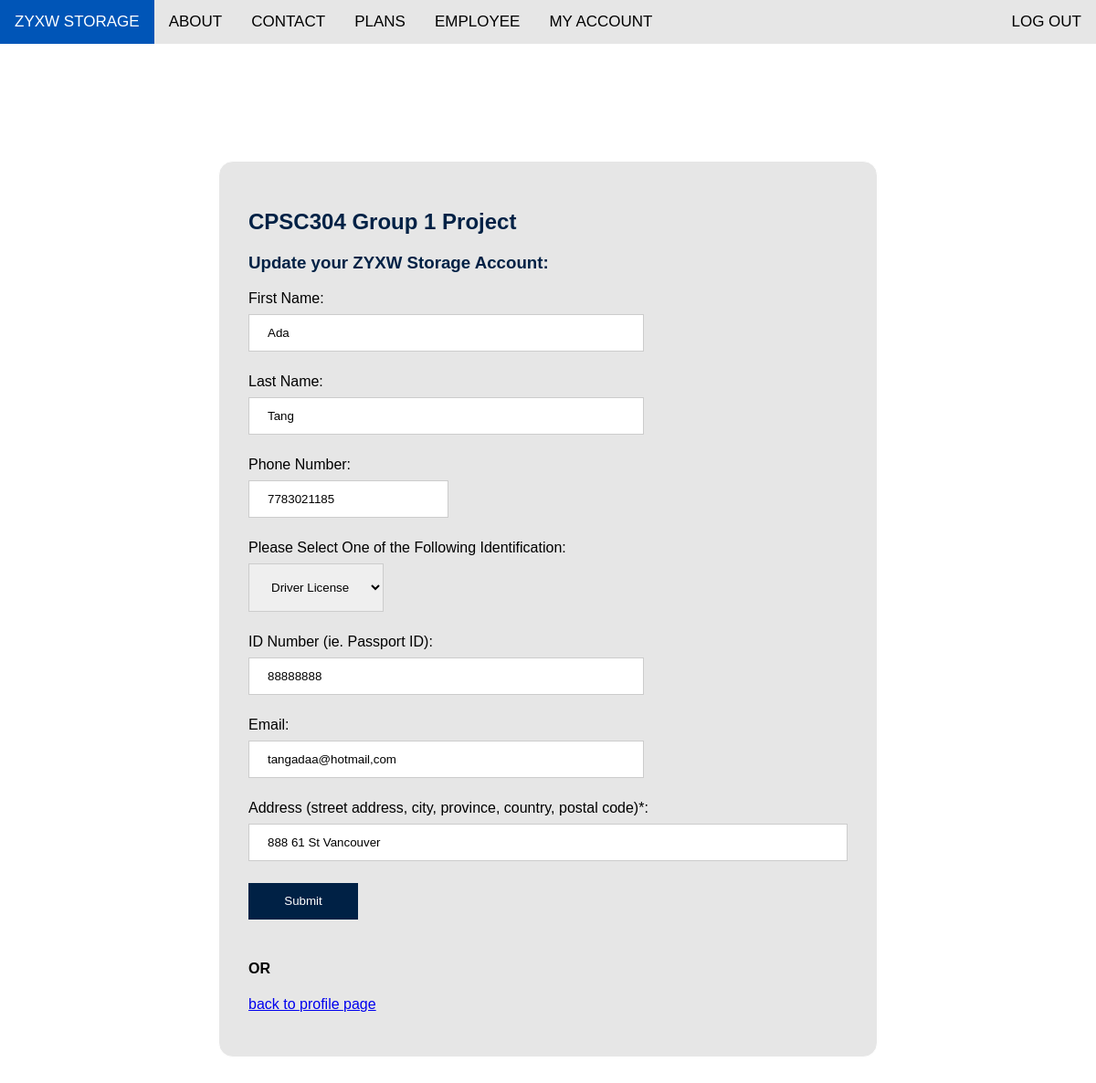
The app's page /cupdate.php (signed in) with its own data.
### tables this page shows
CREATE TABLE Customer( 

username VARCHAR(12) PRIMARY KEY, 

password VARCHAR(16) NOT NULL, 

IDNum VARCHAR(32) UNIQUE NOT NULL, 

lName VARCHAR(32), 

fName VARCHAR(32) NOT NULL, 

phoneNum CHAR(10) UNIQUE NOT NULL, 

address VARCHAR(128) NOT NULL, 

email VARCHAR(64) UNIQUE 

);

### cupdate.php (the view, shortened to what this page needs)
<?php
    require_once "pdo_constructor.php";
    $username = $_COOKIE['zyxwuser'];
    $sql = "SELECT * FROM Customer WHERE username = '$username'";
    $stmt = $pdo->prepare($sql);
    $stmt->execute();
    $user = $stmt->fetch(PDO::FETCH_ASSOC);
    $userOrigIDType = "";
  ?>
<!DOCTYPE html>
<html lang="en" dir="ltr">
<head>
    <link rel="stylesheet" href="./css/form.css">
    <link rel="stylesheet" href="./css/navbar.css">
    <link rel="stylesheet" type="text/css" href="./css/logout.css">
    <link rel="stylesheet" href="https://cdnjs.cloudflare.com/ajax/libs/font-awesome/4.7.0/css/font-awesome.min.css">
</head>
<body>
    <div class="navbar">
    <div class="items" id="thebar">
      <a href="./index.php#home" id="brandlabel">ZYXW STORAGE</a>
        <a href="./index.php#about">ABOUT</a>
        <a href="./index.php#contact">CONTACT</a>
        <a href="./plans.php">PLANS</a>
        <a  href="./elogin.php">EMPLOYEE</a>
        <a  href="./clogin.php">MY ACCOUNT</a>
		<a href="./logout.php" id="logout">LOG OUT</a>
    </div>
    </div>
    <div class="form-container">
    <form method="post">
        <div class="form-content">
        <h2 style="color: #002145;">CPSC304 Group 1 Project</h2>
        <h3 style="color: #002145;">Update your ZYXW Storage Account:</h3>
        <p>First Name:<br>
            <input class="medium" type="text" name="fName" value = <?php echo $user['fName']; ?>>
        </p>
        <p>Last Name:<br>
            <input class="medium" type="text" name="lName" value = <?php echo $user['lName']; ?>>
        </p>
        <p>Phone Number:<br>
            <input class="short" type="text" name="phoneNumber" value = <?php echo $user['phoneNum']; ?>>
        </p>
        <p>Please Select One of the Following Identification: <br>
            <select class="short" style="height:4em" name="IDType">
                <option value="Dlicence" selected = <?php if($userOrigIDType == 'Dlicence') echo "selected" ?>>Driver License</option>
            </select>
        </p>
        <p>ID Number (ie. Passport ID):<br>
            <input class="medium" type="text" name="IDNumber" value = <?php echo substr($user['IDNum'],4) ?>>
        </p>
        <p>Email:<br>
            <input class="medium" type="email" name="emailaddress" value = <?php echo $user['email']; ?>>
        </p>
        <p>Address (street address, city, province, country, postal code)*:<br>
            <input class="long" type="text" name="address"
                    value = "<?php echo $user['address'] ?>">
        </p>
        <div>
            <input class="button confirm" type="submit" name="signUp" value="Submit">
        </div>
        </div>
        <div style="padding: 2em; padding-top:0;">
        <h4 style="margin-top:0;">OR</h4>
        <a href="citem.php">back to profile page</a>
        </div>
        </form>
    </div>
    </body>
</html>

### css/form.css (style rules this page uses)
body { margin: 0; font-family: Arial, Helvetica, sans-serif; }
input[type="password"], select, textarea, input[type="email"], input[type="date"], input[type="number"], input[type="tel"], .short { width: auto; padding: 12px 20px; margin: 8px 0; display: inline-block; border: 1px solid #ccc; box-sizing: border-box; }
.form-container { padding-top: 5em; }
form { width: 50em; position: relative; margin-left:auto; margin-right: auto; background-color: rgb(230, 230, 230); border: 1px solid white; border-radius: 1em; }
.form-content { padding: 2em; }
form .medium { width: 66%; padding: 12px 20px; margin: 8px 0; display: inline-block; border: 1px solid #ccc; box-sizing: border-box; }
form .long { width: 100%; padding: 12px 20px; margin: 8px 0; display: inline-block; border: 1px solid #ccc; box-sizing: border-box; }
form .button { background-color: #002145; -webkit-transition-duration: 0.4s; transition-duration: 0.4s; color: white; height: 3em; width: 9em; border: none; margin-bottom: 1em; }

### css/navbar.css (style rules this page uses)
body { margin: 0; font-family: Arial, Helvetica, sans-serif; }
.navbar { position: fixed; width: 100%; z-index: 100; }
.items { overflow: hidden; background-color: rgb(230, 230, 230); }
.items a { float: left; display: block; color: black; text-align: center; padding: 14px 16px; text-decoration: none; font-size: 17px; transition-duration: 0.4s; -webkit-transition-duration: 0.4s; position: -webkit-sticky; position: sticky; top: 0; }
#brandlabel { color: white; background-color: #002145; }

### css/logout.css (style rules this page uses)
body { margin: 0; font-family: Arial, Helvetica, sans-serif; }
.items #logout { border: none; display: inline-block; vertical-align: middle; overflow: hidden; text-decoration: none; color: inherit !important; background-color: inherit !important; text-align: center; cursor: pointer; white-space: nowrap; transition-duration: 0.4s; position: absolute; right: 0px; }

### cupdate.php (style rules this page uses)
form { width: 60%; background-color: rgb(230, 230, 230); margin-top: 6em; margin-bottom: 8em; }

### records on screen
customer: fName "Ada", lName "Tang", phoneNumber "7783021185", IDNumber "88888888", emailaddress "tangadaa@hotmail,com", address "888 61 St Vancouver"
